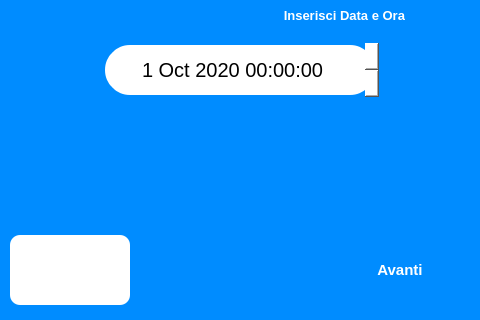
<?xml version="1.0" encoding="UTF-8"?>
<ui version="4.0">
 <class>Inserisci_Data_di_Oggi_Window</class>
 <widget class="QWidget" name="Inserisci_Data_di_Oggi_Window">
  <property name="geometry">
   <rect>
    <x>0</x>
    <y>0</y>
    <width>480</width>
    <height>320</height>
   </rect>
  </property>
  <property name="windowTitle">
   <string>Data Scadenza</string>
  </property>
  <property name="styleSheet">
   <string notr="true">background-color: rgb(255, 255, 255);</string>
  </property>
  <widget class="QLabel" name="label_5">
   <property name="geometry">
    <rect>
     <x>0</x>
     <y>0</y>
     <width>480</width>
     <height>320</height>
    </rect>
   </property>
   <property name="styleSheet">
    <string notr="true">background-color: rgb(0, 140, 255);
image: url(:/sfondo_microone/res/pagina_MICROONE.png);</string>
   </property>
   <property name="text">
    <string/>
   </property>
  </widget>
  <widget class="QLabel" name="label">
   <property name="geometry">
    <rect>
     <x>195</x>
     <y>0</y>
     <width>210</width>
     <height>31</height>
    </rect>
   </property>
   <property name="font">
    <font>
     <family>Segoe UI</family>
     <pointsize>10</pointsize>
     <weight>75</weight>
     <bold>true</bold>
    </font>
   </property>
   <property name="styleSheet">
    <string notr="true">background-color: rgb(0, 140, 255);

color: rgb(255, 255, 255);</string>
   </property>
   <property name="text">
    <string>Inserisci Data e Ora</string>
   </property>
   <property name="alignment">
    <set>Qt::AlignRight|Qt::AlignTrailing|Qt::AlignVCenter</set>
   </property>
  </widget>
  <widget class="QPushButton" name="cancel_btn_">
   <property name="geometry">
    <rect>
     <x>410</x>
     <y>0</y>
     <width>51</width>
     <height>31</height>
    </rect>
   </property>
   <property name="font">
    <font>
     <pointsize>10</pointsize>
     <weight>50</weight>
     <bold>false</bold>
    </font>
   </property>
   <property name="styleSheet">
    <string notr="true">background-color: rgb(0, 140, 255);
                 color: rgb(255, 255, 255);
                 border-radius:10px;
             </string>
   </property>
   <property name="text">
    <string/>
   </property>
   <property name="icon">
    <iconset resource="img_resources.qrc">
     <normaloff>:/cancel/res/cancel.png</normaloff>:/cancel/res/cancel.png</iconset>
   </property>
   <property name="flat">
    <bool>true</bool>
   </property>
  </widget>
  <widget class="QPushButton" name="avanti_btn">
   <property name="geometry">
    <rect>
     <x>340</x>
     <y>240</y>
     <width>120</width>
     <height>60</height>
    </rect>
   </property>
   <property name="font">
    <font>
     <family>Segoe UI</family>
     <pointsize>11</pointsize>
     <weight>75</weight>
     <bold>true</bold>
    </font>
   </property>
   <property name="styleSheet">
    <string notr="true">background-color: rgb(0, 140, 255);

color: rgb(255, 255, 255);
border-radius:10px;</string>
   </property>
   <property name="text">
    <string>Avanti</string>
   </property>
  </widget>
  <widget class="QDateTimeEdit" name="data_oggi_dateTimeEdit">
   <property name="enabled">
    <bool>true</bool>
   </property>
   <property name="geometry">
    <rect>
     <x>100</x>
     <y>40</y>
     <width>280</width>
     <height>60</height>
    </rect>
   </property>
   <property name="font">
    <font>
     <family>Segoe UI</family>
     <pointsize>15</pointsize>
     <weight>50</weight>
     <bold>false</bold>
    </font>
   </property>
   <property name="focusPolicy">
    <enum>Qt::StrongFocus</enum>
   </property>
   <property name="styleSheet">
    <string notr="true">QDateTimeEdit::down-button {


     image: url(:/arrows/res/down_arrow.png);
     width:50px;


     }


     QDateTimeEdit::up-button {


     image: url(:/arrows/res/up_arrow.png);
     width: 50px;
     }


     QDateTimeEdit {
     color: rgb(0, 0, 0);
	background-color: rgb(255, 255, 255);
     border-radius:30px;
border: 5px solid rgb(0,140,255);


}</string>
   </property>
   <property name="alignment">
    <set>Qt::AlignCenter</set>
   </property>
   <property name="dateTime">
    <datetime>
     <hour>0</hour>
     <minute>0</minute>
     <second>0</second>
     <year>2020</year>
     <month>10</month>
     <day>1</day>
    </datetime>
   </property>
  </widget>
  <widget class="QPushButton" name="keyboard_btn">
   <property name="geometry">
    <rect>
     <x>10</x>
     <y>235</y>
     <width>120</width>
     <height>70</height>
    </rect>
   </property>
   <property name="font">
    <font>
     <pointsize>10</pointsize>
    </font>
   </property>
   <property name="styleSheet">
    <string notr="true">background-color: rgb(255, 255, 255);
image: url(:/keyboard/res/keyboard.png);

color: rgb(255, 255, 255);
border-radius:10px;</string>
   </property>
   <property name="text">
    <string/>
   </property>
   <property name="icon">
    <iconset>
     <normaloff>:/keyboard/res/keyboard_icon.png</normaloff>:/keyboard/res/keyboard_icon.png</iconset>
   </property>
  </widget>
  <zorder>label_5</zorder>
  <zorder>cancel_btn_</zorder>
  <zorder>avanti_btn</zorder>
  <zorder>data_oggi_dateTimeEdit</zorder>
  <zorder>keyboard_btn</zorder>
  <zorder>label</zorder>
 </widget>
 <resources>
  <include location="img_resources.qrc"/>
 </resources>
 <connections>
  <connection>
   <sender>cancel_btn_</sender>
   <signal>clicked()</signal>
   <receiver>Inserisci_Data_di_Oggi_Window</receiver>
   <slot>close()</slot>
   <hints>
    <hint type="sourcelabel">
     <x>55</x>
     <y>285</y>
    </hint>
    <hint type="destinationlabel">
     <x>239</x>
     <y>159</y>
    </hint>
   </hints>
  </connection>
 </connections>
</ui>
